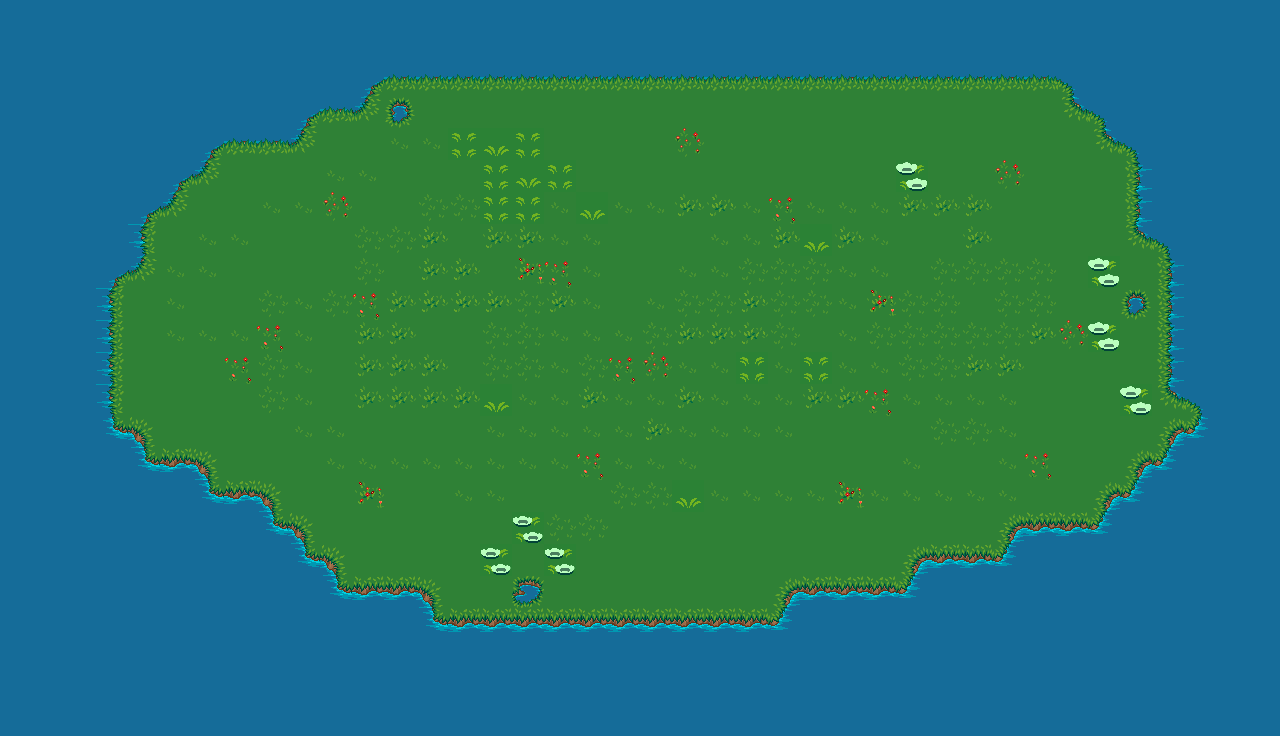

A level layout from a 2D game, rendered from its tile map. Below: a short description, then the map file with tile-grid data replaced by summaries:
An orthogonal 40x23 tile map with 32x32 px tiles, 1 tile layer (Capa de Patrones 1).

<map version="1.0" orientation="orthogonal" renderorder="right-down" width="40" height="23" tilewidth="32" tileheight="32" nextobjectid="1">
 <tileset firstgid="1" name="tiles" tilewidth="32" tileheight="32" tilecount="1024" columns="32">
  <image source="terrain_atlas.png" width="1024" height="1024" />
 </tileset>
 <layer name="Capa de Patrones 1" width="40" height="23">
  <data>[920 cells, 920 non-empty, 26 distinct tile ids]</data>
 </layer>
</map>
